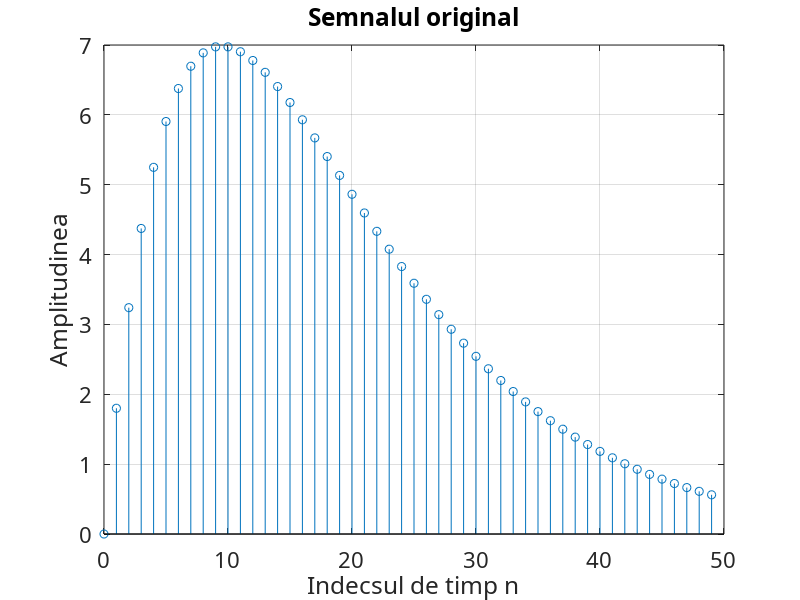

Write MATLAB code to recreate this figure.
% Generarea unui semnal neafectat
R = 50;
m = 0:1:R-1;
s = 2*m.*(0.9.^m) ;
stem(m,s), grid, set (gca,'FontName', ...
'Arial Cyr','FontSize',16)
xlabel('Indecsul de timp n'); ylabel('Amplitudinea')
title('Semnalul original')
